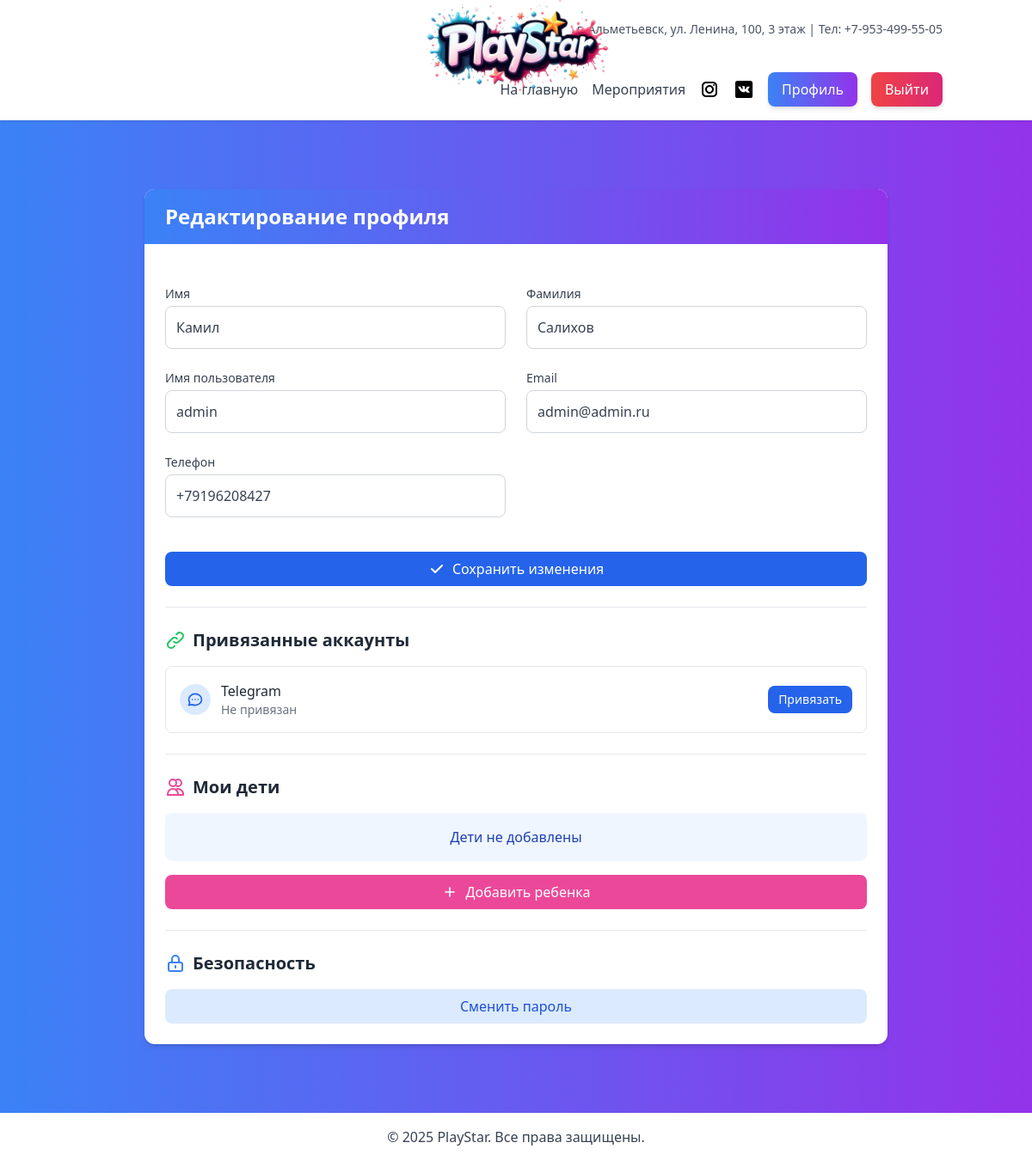
Page /accounts/profile/edit/ (signed in) on the earlier database version.
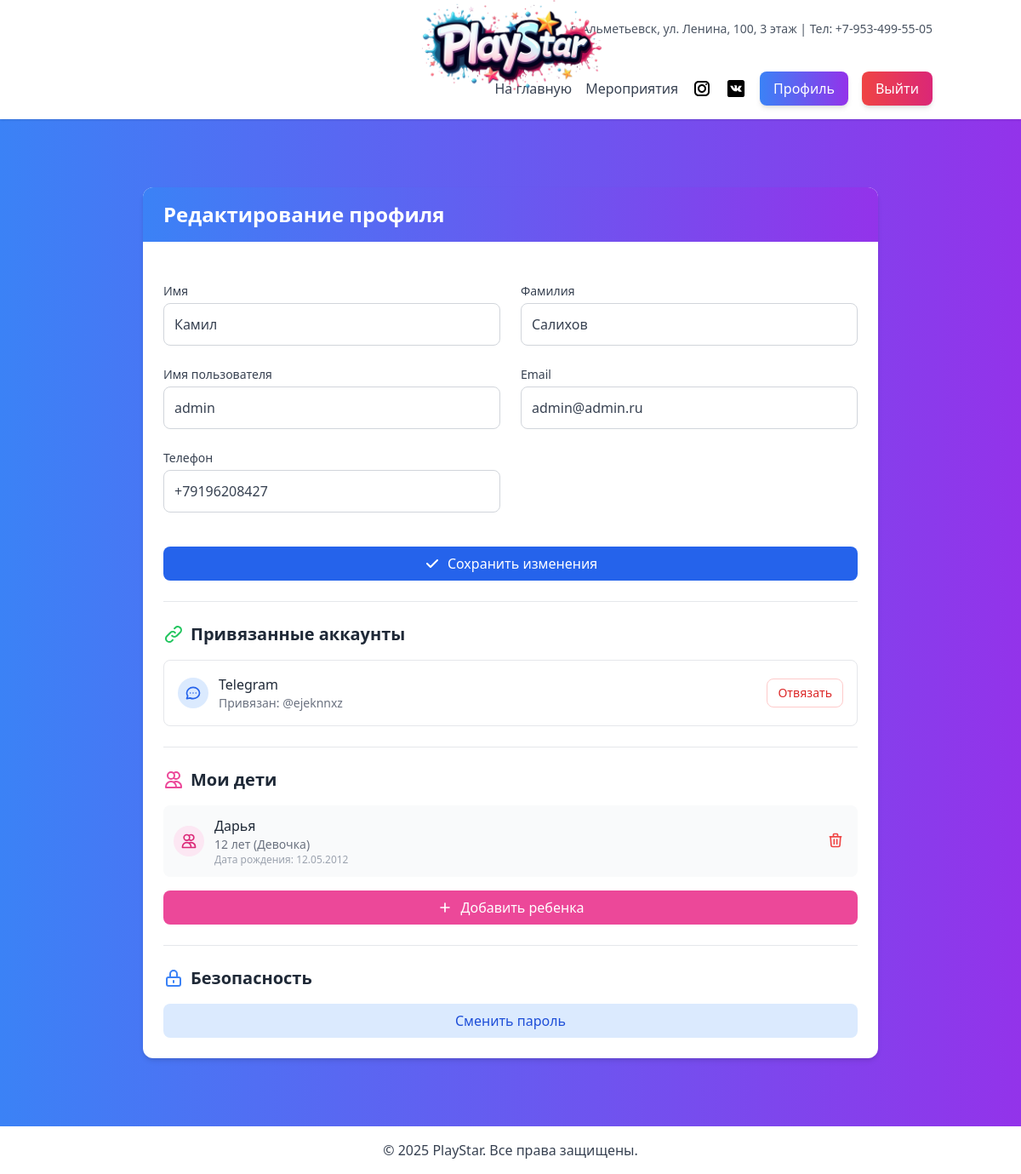
Same page on the later database version.
### accounts/models.py (models this page shows, shortened)
class SocialAccount(models.Model):
    PROVIDER_CHOICES = [
        ('telegram', 'Telegram'),
        ('telegram_pending', 'Telegram (Pending)'),
        ('google', 'Google'),
        ('vk', 'VKontakte'),
    ]
    user = models.ForeignKey(
        settings.AUTH_USER_MODEL,
        on_delete=models.CASCADE,
        related_name='social_accounts',
        null=True,
        blank=True
    )
    provider = models.CharField(max_length=20, choices=PROVIDER_CHOICES)
    uid = models.CharField(max_length=191)
    extra_data = models.JSONField(default=dict)
    created_at = models.DateTimeField(auto_now_add=True)
    updated_at = models.DateTimeField(auto_now=True)
    class Meta:
        unique_together = ('provider', 'uid')
        verbose_name = 'Социальный аккаунт'
        verbose_name_plural = 'Социальные аккаунты'
    @property
    def is_telegram(self):
        return self.provider == 'telegram'
    def get_telegram_username(self):
        return self.extra_data.get('username', '') if self.is_telegram else ''

### main/models.py (models this page shows, shortened)
class Child(models.Model):
    GENDER_CHOICES = [
        ('M', 'Мальчик'),
        ('F', 'Девочка'),
    ]
    profile = models.ForeignKey(Profile, on_delete=models.CASCADE, related_name='children')
    name = models.CharField(max_length=100, verbose_name="Имя ребенка")
    age = models.PositiveIntegerField(verbose_name="Возраст ребенка")
    birthdate = models.DateField(verbose_name="Дата рождения", blank=True, null=True)
    gender = models.CharField(
        max_length=1,
        choices=GENDER_CHOICES,
        verbose_name="Пол",
        blank=True,
        null=True
    )
    class Meta:
        verbose_name = "Ребенок"
        verbose_name_plural = "Дети"

### accounts/views.py (the view)
# urls.py: path('profile/edit/', profile_edit, name='profile_edit'),
@login_required
def profile_edit(request):
    user = request.user
    profile, created = Profile.objects.get_or_create(user=user)
    children = profile.children.all()
    telegram_account = SocialAccount.objects.filter(user=user, provider='telegram').first()
    if request.method == 'POST':
        user_form = UserUpdateForm(request.POST, instance=user)
        profile_form = ProfileUpdateForm(request.POST, instance=profile)
        if user_form.is_valid() and profile_form.is_valid():
            user_form.save()
            profile_form.save()
            messages.success(request, _('Профиль успешно обновлен!'))
            return redirect('profile_edit')
    else:
        user_form = UserUpdateForm(instance=user)
        profile_form = ProfileUpdateForm(instance=profile)
    context = {
        'user_form': user_form,
        'profile_form': profile_form,
        'child_form': ChildForm(),
        'password_form': CustomPasswordChangeForm(user=request.user),
        'children': children,
        'telegram_bot_name': getattr(settings, 'TELEGRAM_BOT_NAME', ''),
        'telegram_account': telegram_account,
    }
    return render(request, 'accounts/profile_edit.html', context)

### accounts/forms.py
class ProfileUpdateForm(forms.ModelForm):
    class Meta:
        model = Profile
        fields = []

### accounts/templates/accounts/profile_edit.html (shortened to what the changed rows need)
{% extends 'base.html' %}
{% load static %}
{% load social_tags %}
{% block content %}
<div class="max-w-4xl mx-auto px-4 py-8">
    <div class="bg-white rounded-xl shadow-md overflow-hidden">
        <div class="bg-gradient-to-r from-blue-500 to-purple-600 px-6 py-4">
            <h1 class="text-2xl font-bold text-white">Редактирование профиля</h1>
        </div>
        <div class="p-6">
            <div class="mb-6">
                <h2 class="text-xl font-semibold text-gray-800 mb-4 flex items-center">
                    Привязанные аккаунты
                </h2>
                <div class="space-y-4">
                    <div class="border border-gray-200 rounded-lg p-4" id="telegram-account-container">
    <div class="flex items-center justify-between">
        <div class="flex items-center">
            <div class="bg-blue-100 text-blue-600 rounded-full p-2 mr-3">
            </div>
            <div>
                <h3 class="font-medium text-gray-800">Telegram</h3>
                <p class="text-sm text-gray-500" id="telegram-status">
                    {% if telegram_account %}
                    Привязан: @{{ telegram_account.get_telegram_username }}
                    {% else %}
                    Не привязан
                    {% endif %}
                </p>
            </div>
        </div>
        {% if telegram_account %}
        <button onclick="disconnectTelegram({{ telegram_account.id }})"
                class="text-red-600 hover:text-red-800 text-sm font-medium py-1.5 px-3 rounded-lg border border-red-200 hover:border-red-300 transition">
            Отвязать
        </button>
        {% else %}
        <button onclick="openModal('telegramModal')" class="bg-blue-600 hover:bg-blue-700 text-white text-sm font-medium py-1.5 px-3 rounded-lg transition">
            Привязать
        </button>
        {% endif %}
    </div>
</div>
                </div>
            </div>
            <div class="mb-6">
                <h2 class="text-xl font-semibold text-gray-800 mb-4 flex items-center">
                    Мои дети
                </h2>
                {% if children %}
                <div class="space-y-3">
                    {% for child in children %}
                    <div class="flex items-center justify-between bg-gray-50 p-3 rounded-lg">
                        <div class="flex items-center">
                            <div class="bg-pink-100 text-pink-600 rounded-full p-2 mr-3">
                                <svg xmlns="http://www.w3.org/2000/svg" class="h-5 w-5" fill="none" viewBox="0 0 24 24" stroke="currentColor">
                                    <path stroke-linecap="round" stroke-linejoin="round" stroke-width="2" d="M12 4.354a4 4 0 110 5.292M15 21H3v-1a6 6 0 0112 0v1zm0 0h6v-1a6 6 0 00-9-5.197M13 7a4 4 0 11-8 0 4 4 0 018 0z" />
                                </svg>
                            </div>
                            <div>
                                <h3 class="font-medium text-gray-800">{{ child.name }}</h3>
                                <p class="text-sm text-gray-500">{{ child.age }} лет {% if child.gender %}({{ child.get_gender_display }}){% endif %}</p>
                                {% if child.birthdate %}
                                <p class="text-xs text-gray-400">Дата рождения: {{ child.birthdate|date:"d.m.Y" }}</p>
                                {% endif %}
                            </div>
                        </div>
                        <form action="{% url 'accounts:delete_child' child.id %}" method="post" class="delete-child-form">
                            <button type="submit" class="text-red-500 hover:text-red-700 p-1 rounded-full hover:bg-red-50 transition">
                                <svg xmlns="http://www.w3.org/2000/svg" class="h-5 w-5" fill="none" viewBox="0 0 24 24" stroke="currentColor">
                                    <path stroke-linecap="round" stroke-linejoin="round" stroke-width="2" d="M19 7l-.867 12.142A2 2 0 0116.138 21H7.862a2 2 0 01-1.995-1.858L5 7m5 4v6m4-6v6m1-10V4a1 1 0 00-1-1h-4a1 1 0 00-1 1v3M4 7h16" />
                                </svg>
                            </button>
                        </form>
                    </div>
                    {% endfor %}
                </div>
                {% else %}
                <div class="bg-blue-50 p-4 rounded-lg text-center">
                    <p class="text-blue-800">Дети не добавлены</p>
                </div>
                {% endif %}
            </div>
            <div>
                <h2 class="text-xl font-semibold text-gray-800 mb-4 flex items-center">
                    <svg xmlns="http://www.w3.org/2000/svg" class="h-6 w-6 mr-2 text-blue-500" fill="none" viewBox="0 0 24 24" stroke="currentColor">
                        <path stroke-linecap="round" stroke-linejoin="round" stroke-width="2" d="M12 15v2m-6 4h12a2 2 0 002-2v-6a2 2 0 00-2-2H6a2 2 0 00-2 2v6a2 2 0 002 2zm10-10V7a4 4 0 00-8 0v4h8z" />
                    </svg>
                    Безопасность
                </h2>
            </div>
        </div>
    </div>
</div>
<link rel="stylesheet" href="{% static 'accounts/css/style.css' %}">
{% endblock %}

Differences in the rows shown:
added SocialAccount: get_telegram_username "ejeknnxz"
added Child: name "Дарья", age "12", gender "Девочка", birthdate "12.05.2012"
Other differences:
text no longer shown: "Не привязан Привязать Дети не добавлены"
text now shown: "Привязан: @ Отвязать"
